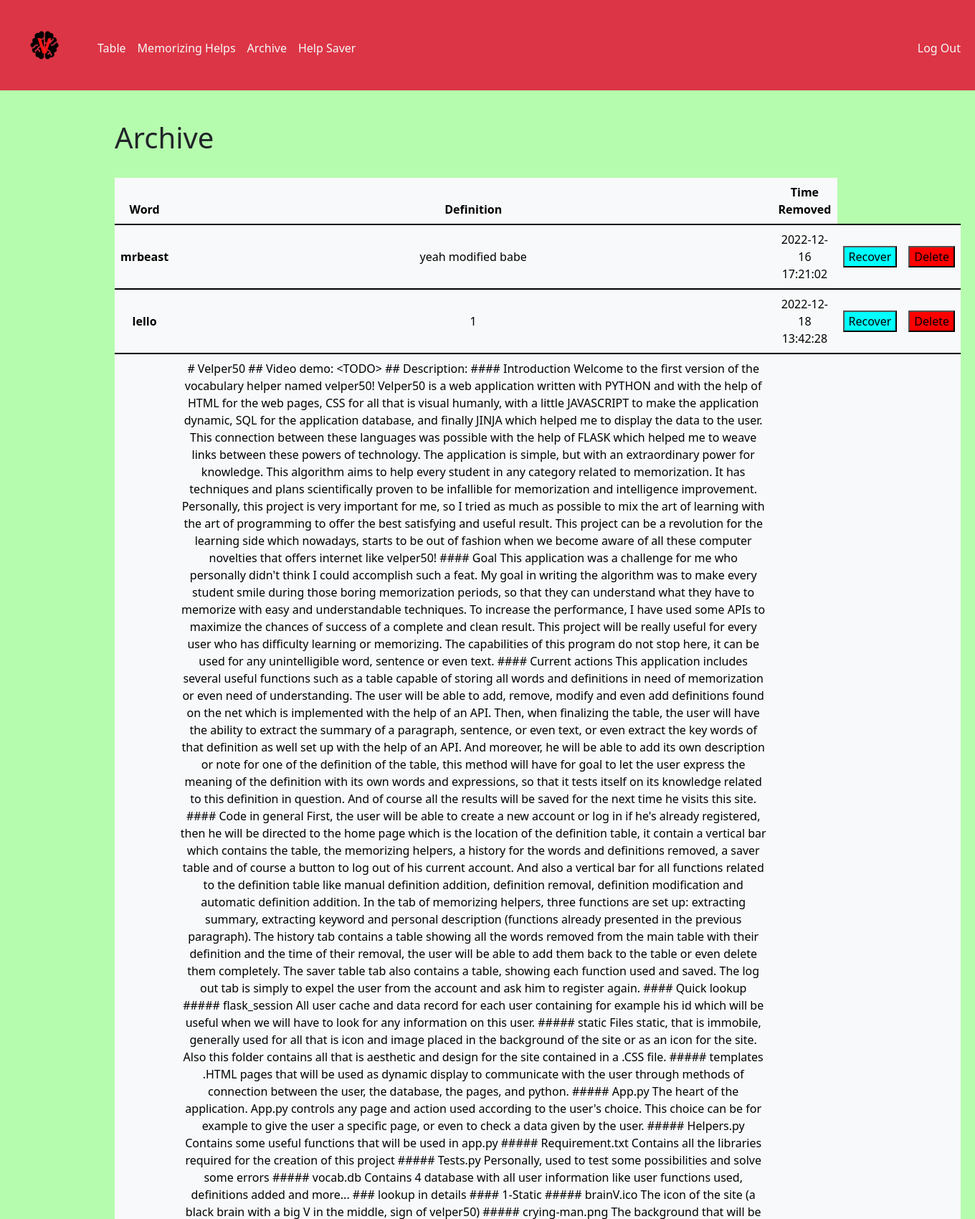
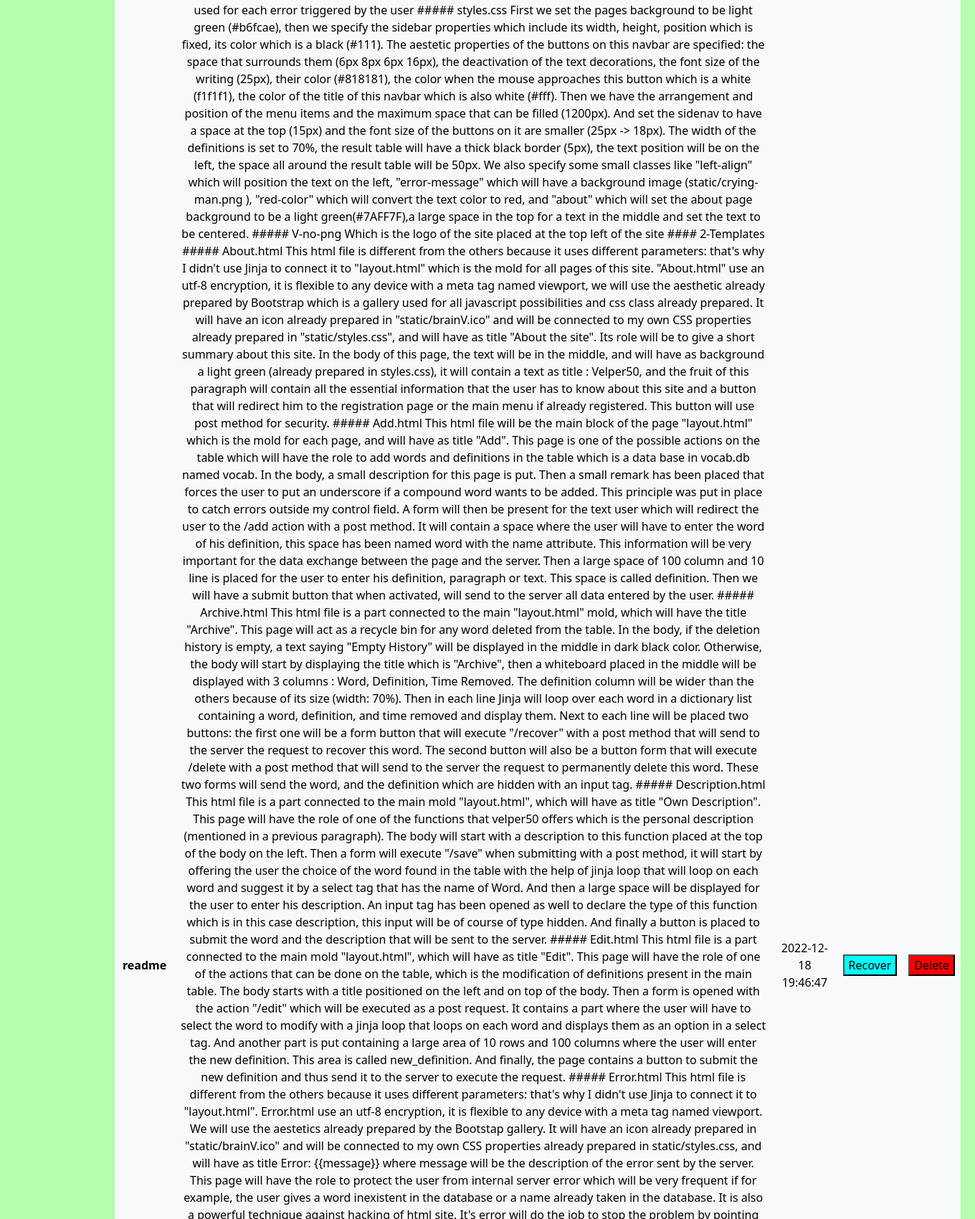
Page /archive (signed in, upper part) on the committed database (2 pictures, top to bottom).
### tables this page shows
CREATE TABLE history(user_id INTEGER NOT NULL, word TEXT NOT NULL, definition TEXT NOT NULL, time TIMESTAMP DEFAULT CURRENT_TIMESTAMP, FOREIGN KEY(user_id) REFERENCES users (id));

### app.py (the view)
@app.route("/archive", methods = ["GET"])
@helpers.login_required
def archive():
    user_id = session["user_id"]
    dictionary = db.execute("SELECT * FROM history where user_id = ?", user_id)
    return render_template("archive.html", dictionary = dictionary, len_hist = len(dictionary))

### app.py (called while the page is built)
@app.after_request
def after_request(response):
    response.headers["Cache-Control"] = "no-cache, no-store, must-revalidate"
    response.headers["Expires"] = 0
    response.headers["Pragma"] = "no-cache"
    return response

### helpers.py (called while the page is built)
def login_required(f):
    @wraps(f)
    def decorated_function(*args, **kwargs):
        if session.get("user_id") is None:
            return redirect("/login")
        return f(*args, **kwargs)
    return decorated_function

### templates/archive.html (shortened to what this page needs)
{% extends "layout.html" %}
{% block main %}
    {% if len_hist > 0 %}
    <h1 class = "left-align bw-bold">Archive</h1>
    <br>
    <div class="table-responsive">
        <table class="table table-light align-middle">
            <thead>
            <tr>
                <th scope="col">Word</th>
                <th scope="col" id="#definition">Definition</th>
                <th scope="col">Time Removed</th>
            </tr>
            </thead>
            <tbody>
                {% for hist in dictionary%}
                    <th scope = "row">{{hist["word"]}}</th>
                    <td>{{hist["definition"]}}</td>
                    <td>{{hist["time"]}}</td>
                    <td >
                        <form action="/recover" method="post">
                            <input style="background-color: #00ffff;" type="submit" value="Recover">
                        </form>
                    </td>
                    <td >
                        <form action="/delete" method="post">
                            <input style="background-color: red;" type="submit" value="Delete">
                        </form>
                    </td>
                </tbody>
                {% endfor %}
        </table>
    </div>
    {% else %}
    <div class="text-dark bs-1">Empty History</div>
    {% endif %}
{% endblock %}

### static/styles.css (style rules this page uses)
body { background-color: #b6fcae; }
.left-align { text-align: left; }

### rows in the picture
history: word "mrbeast", definition "yeah modified babe", time "2022-12-16 17:21:02"
history: word "lello", definition "1", time "2022-12-18 13:42:28"
history: word "readme", time "2022-12-18 19:46:47"
